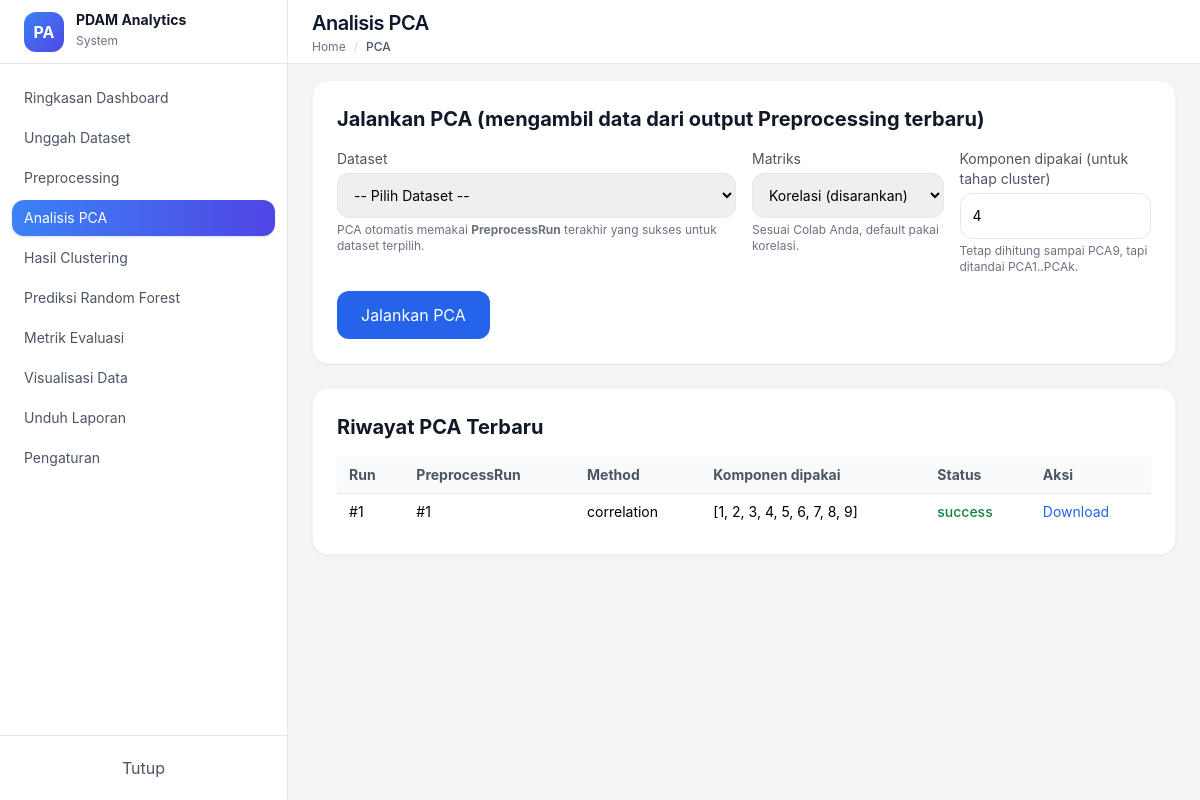
Page /pca/ on the committed database.
### models/pipeline_models.py (models this page shows)
class PCARun(db.Model):
    __tablename__ = "pca_runs"
    id = db.Column(db.Integer, primary_key=True)
    preprocess_run_id = db.Column(db.Integer, db.ForeignKey("preprocess_runs.id"), nullable=False, index=True)
    method = db.Column(db.String(20), default="correlation")  # correlation/covariance
    n_components_total = db.Column(db.Integer, default=9)
    selected_components = db.Column(db.JSON, nullable=True)   # misal [1,2,3,4]
    eigenvalues = db.Column(db.JSON, nullable=True)
    explained_variance = db.Column(db.JSON, nullable=True)
    cumulative_variance = db.Column(db.JSON, nullable=True)
    output_path = db.Column(db.String(500), nullable=True)
    created_at = db.Column(db.DateTime, default=datetime.utcnow)
    status = db.Column(db.String(20), default="success")
    error_message = db.Column(db.Text, nullable=True)
    silhouette_runs = db.relationship(
        "SilhouetteRun", backref="pca_run", lazy=True, cascade="all, delete-orphan"
    )
    kmeans_runs = db.relationship(
        "KMeansRun", backref="pca_run", lazy=True, cascade="all, delete-orphan"
    )

### controllers/pca_controller.py (the view, shortened to what this page needs)
@pca_bp.route("/", methods=["GET", "POST"], strict_slashes=False)
def index():
    datasets = Dataset.query.order_by(Dataset.uploaded_at.desc()).all()
    pca_runs = PCARun.query.order_by(PCARun.created_at.desc()).limit(20).all()
    selected_dataset_id = request.args.get("dataset_id", type=int)
    last_preprocess = None
    last_pca_for_dataset = None
    return render_template(
        "pages/pca.html",
        datasets=datasets,
        pca_runs=pca_runs,
        selected_dataset_id=selected_dataset_id,
        last_preprocess=last_preprocess,
        last_pca_for_dataset=last_pca_for_dataset
    )

### templates/pages/pca.html (shortened to what this page needs)
{% extends "layouts.html" %}
{% block content %}
<div class="bg-white rounded-2xl shadow-sm border border-gray-100 p-6 mb-6">
    <h2 class="text-xl font-bold text-gray-900 mb-4">
        Jalankan PCA (mengambil data dari output Preprocessing terbaru)
    </h2>
    <form method="POST" action="{{ url_for('pca.index', dataset_id=selected_dataset_id) }}">
        <div class="grid grid-cols-1 md:grid-cols-4 gap-4">
            <div class="md:col-span-2">
                <label class="block text-sm text-gray-600 mb-1">Dataset</label>
                <select name="dataset_id"
                        class="w-full border rounded-xl p-3 text-sm"
                        required
                        onchange="window.location='{{ url_for('pca.index') }}?dataset_id=' + this.value;">
                    <option value="">-- Pilih Dataset --</option>
                </select>
                <p class="text-xs text-gray-500 mt-1">
                    PCA otomatis memakai <b>PreprocessRun</b> terakhir yang sukses untuk dataset terpilih.
                </p>
            </div>
            <div>
                <label class="block text-sm text-gray-600 mb-1">Matriks</label>
                <select name="method" class="w-full border rounded-xl p-3 text-sm">
                    <option value="correlation" selected>Korelasi (disarankan)</option>
                </select>
                <p class="text-xs text-gray-500 mt-1">Sesuai Colab Anda, default pakai korelasi.</p>
            </div>
            <div>
                <label class="block text-sm text-gray-600 mb-1">Komponen dipakai (untuk tahap cluster)</label>
                <input type="number"
                       name="selected_components_count"
                       value="4"
                       min="1"
                       class="w-full border rounded-xl p-3 text-sm" />
                <p class="text-xs text-gray-500 mt-1">Tetap dihitung sampai PCA9, tapi ditandai PCA1..PCAk.</p>
            </div>
        </div>
        <div class="mt-4">
            <button type="submit"
                    class="px-6 py-3 bg-blue-600 text-white rounded-xl hover:bg-blue-700 transition">
                Jalankan PCA
            </button>
        </div>
    </form>
</div>
<div class="bg-white rounded-2xl shadow-sm border border-gray-100 p-6">
    <h2 class="text-xl font-bold text-gray-900 mb-4">Riwayat PCA Terbaru</h2>
    <div class="overflow-x-auto">
        <table class="w-full text-sm border-collapse">
            <thead>
                <tr class="bg-gray-50 text-left text-gray-600">
                    <th class="px-3 py-2">Run</th>
                    <th class="px-3 py-2">PreprocessRun</th>
                    <th class="px-3 py-2">Method</th>
                    <th class="px-3 py-2">Komponen dipakai</th>
                    <th class="px-3 py-2">Status</th>
                    <th class="px-3 py-2">Aksi</th>
                </tr>
            </thead>
            <tbody>
                {% for r in pca_runs %}
                <tr class="border-t">
                    <td class="px-3 py-2">#{{ r.id }}</td>
                    <td class="px-3 py-2">#{{ r.preprocess_run_id }}</td>
                    <td class="px-3 py-2">{{ r.method }}</td>
                    <td class="px-3 py-2">{{ r.selected_components }}</td>
                    <td class="px-3 py-2">
                        {% if r.status == 'success' %}
                            <span class="text-green-700 font-medium">success</span>
                        {% else %}
                            <span class="text-red-700 font-medium">failed</span>
                        {% endif %}
                    </td>
                    <td class="px-3 py-2">
                        {% if r.status == 'success' and r.output_path %}
                        <a class="text-blue-600 hover:underline"
                           href="{{ url_for('pca.download', run_id=r.id) }}">
                           Download
                        </a>
                        {% else %}
                        <span class="text-gray-400">-</span>
                        {% endif %}
                    </td>
                </tr>
                {% endfor %}
            </tbody>
        </table>
    </div>
</div>
{% endblock %}

### templates/layouts.html (style rules this page uses)
body { font-family: 'Inter', sans-serif; }

### rows in the picture
PCARun: id "1", preprocess_run_id "1", method "correlation", selected_components "[1, 2, 3, 4, 5, 6, 7, 8, 9]", status "success"

### other values in the picture
{{ final_title }} "Analisis PCA"
{{ route_group }} "PCA"
